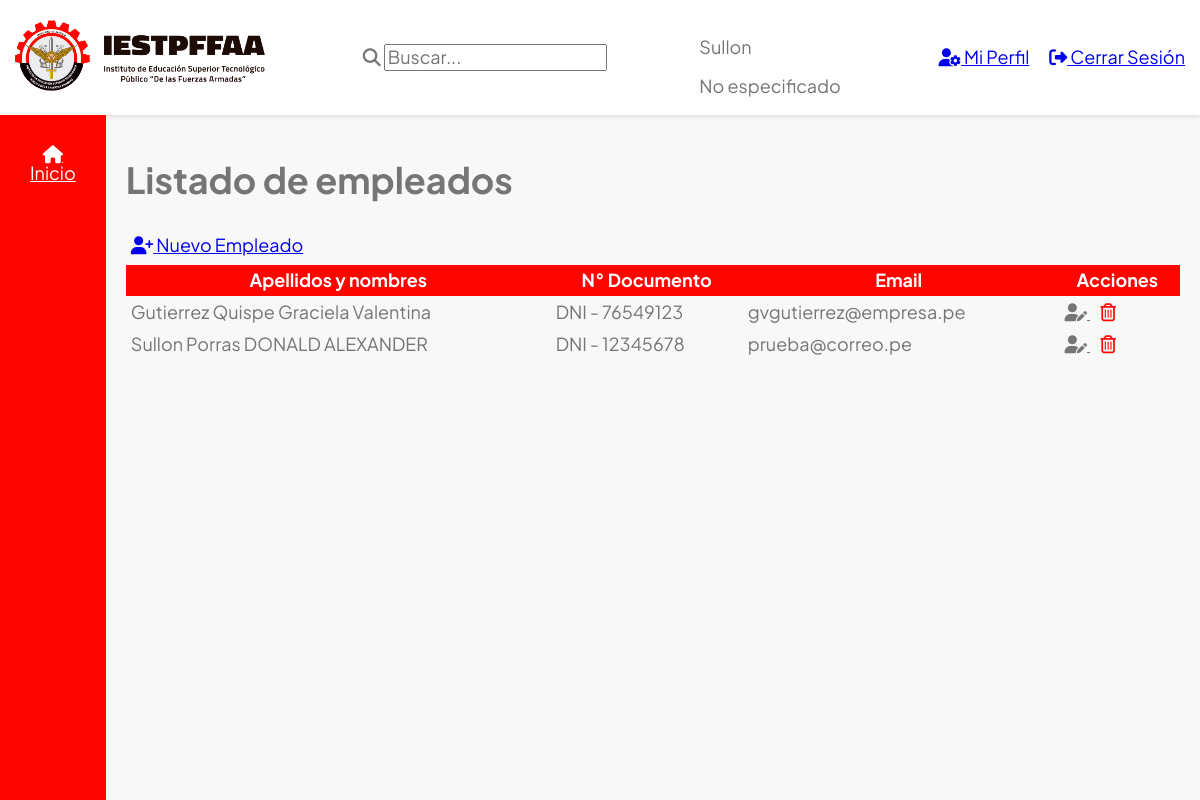
The app's page /empleados/index.php (signed in) with its own data.
### tables this page shows
CREATE TABLE `empleado` (
  `id` int(11) NOT NULL,
  `nombres` varchar(80) NOT NULL,
  `apellidos` varchar(80) NOT NULL,
  `nroDocumento` varchar(30) NOT NULL,
  `idTipoDocumento` int(11) NOT NULL,
  `fechaNac` date NOT NULL,
  `telefono` varchar(20) NOT NULL,
  `email` varchar(80) NOT NULL,
  `estado` char(1) NOT NULL DEFAULT 'A' COMMENT 'A:Activo | I:Inactivo'
);

CREATE TABLE `tipodocumento` (
  `id` int(11) NOT NULL,
  `nombre` varchar(50) NOT NULL,
  `codigo` varchar(5) NOT NULL
);

### empleados/index.php (the view, shortened to what this page needs)
<?php
    require_once '../includes/data.php';
    $query = "SELECT A.*, B.codigo
                FROM empleado A INNER JOIN tipodocumento B
                ON A.idTipoDocumento = B.id
                ORDER BY apellidos, nombres;";
    $resultado = mysqli_query($db, $query);
    $empleados = [];
    while($fila = $resultado->fetch_assoc()){
        $empleados[] = $fila;
    }
?>
<?php
    include_once '../templates/_header.php';
?>
<h1>Listado de empleados</h1>
<a href="crear.php">
    <i class="fa-solid fa-user-plus"></i>
    Nuevo Empleado
</a>
<table class="tabla">
    <thead>
        <tr>
            <th>Apellidos y nombres</th>
            <th>N° Documento</th>
            <th>Email</th>
            <th>Acciones</th>
        </tr>
    </thead>
    <tbody>
        <?php
        foreach($empleados as $empleado):
        ?>
        <tr>
            <td><?php echo $empleado['apellidos'] . " " .
                $empleado["nombres"] ?>
            </td>
            <td><?php echo $empleado['codigo'] . " - " . $empleado['nroDocumento'] ?></td>
            <td><?php echo $empleado['email']?></td>
            <td>
                <a class="acciones" href="editar.php?uid=<?php echo $empleado['id'] ?>">
                    <i class="fa-solid fa-user-pen"></i>
                </a>
                <a class="acciones acciones-remove" href="eliminar.php?uid=<?php echo $empleado['id'] ?>">
                    <i class="fa-regular fa-trash-can"></i>
                </a>
            </td>
        </tr>
        <?php
        endforeach;
        ?>
    </tbody>
</table>
<?php
    include_once '../templates/_footer.php';
?>

### assets/css/style.css (style rules this page uses)
:root { --primario: #FF0500; --blanco: #FFF; --gris: #F8F8F8; --colorFuente: #757575; --fuentePrimaria: "Plus Jakarta Sans", sans-serif; }
html { font-size: 62.5%; }
body { font-family: var(--fuentePrimaria); font-size: 1.8rem; color: var(--colorFuente); }
a { padding: 1rem .5rem; display: block; }
.dashboard { height: 100vh; display: flex; flex-direction: column; background-color: var(--gris) }
.tabla { width: 100%; border-collapse: collapse; }
.tabla thead { background-color: var(--primario); color: var(--blanco) ; }
.tabla th, .tabla td { padding: 0.5rem; }
.tabla tr { border-bottom: .1rem solid var(--gris); }
.tabla .acciones { display: inline; color: var(--colorFuente); }
.tabla .acciones-remove { color: var(--primario); }

### records on screen
empleado: apellidos "Gutierrez Quispe", nombres "Graciela Valentina", idTipoDocumento.codigo "DNI", nroDocumento "76549123", email "gvgutierrez@empresa.pe"
empleado: apellidos "Sullon Porras", nombres "DONALD ALEXANDER", idTipoDocumento.codigo "DNI", nroDocumento "12345678", email "prueba@correo.pe"

### other values on screen
$_SESSION['nombreUsuario'] "Sullon"
$_SESSION['rol'] "No especificado"
